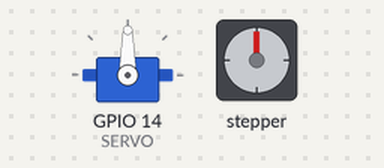
Recording of a sketch running on a simulated ESP32. On the bench: servo, stepper motor. Stepper angles assume 2038 steps per turn.

Above: at 0.0 s.
At 9.77 s:
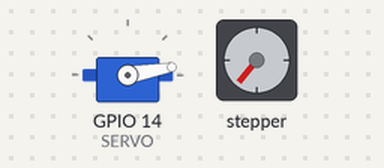
At 19.7 s:
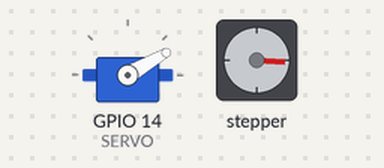
At 39.56 s:
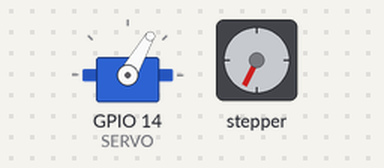
Timing chart, 0 to 40.0 s (numbered marks = the images above):
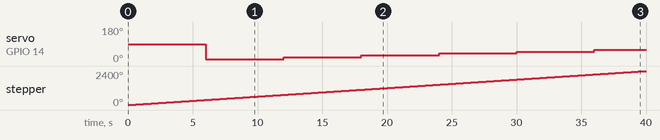

Measured:
- by itself, servo on GPIO 14 (SERVO): 90° → 10° at 6.0 s, → 20° 6.0 s later, → 30° 6.0 s later, → 40° 6.0 s later, … (6 changes in this stretch)
- by itself, stepper: keeps turning clockwise at about 60°/s

The sketch:

lab_code.ino
```cpp
#include <Stepper.h>
#include <ESP32Servo.h>

// change this to the number of steps on your motor
#define STEPS 2038
#define SERVO 14

Servo myservo;

int pos = 0;


// create an instance of the stepper class, specifying
// the number of steps of the motor and the pins it's
// attached to
Stepper stepper(STEPS, 15, 2, 0, 4);

void setup()
{
   myservo.attach(SERVO);
}

void loop()
{
  // set the speed of the motor to 30 RPMs
  stepper.setSpeed(10);
  // move a number of steps equal to the change in the
  stepper.step(2038);

  // go 10 degrees
   myservo.write(pos + 10);
   pos += 10;

  if (pos >= 180) {
    myservo.write(0);
    pos = 0;
    delay(15);
   }                    // waits 15ms for the servo to reach the position
}
```
